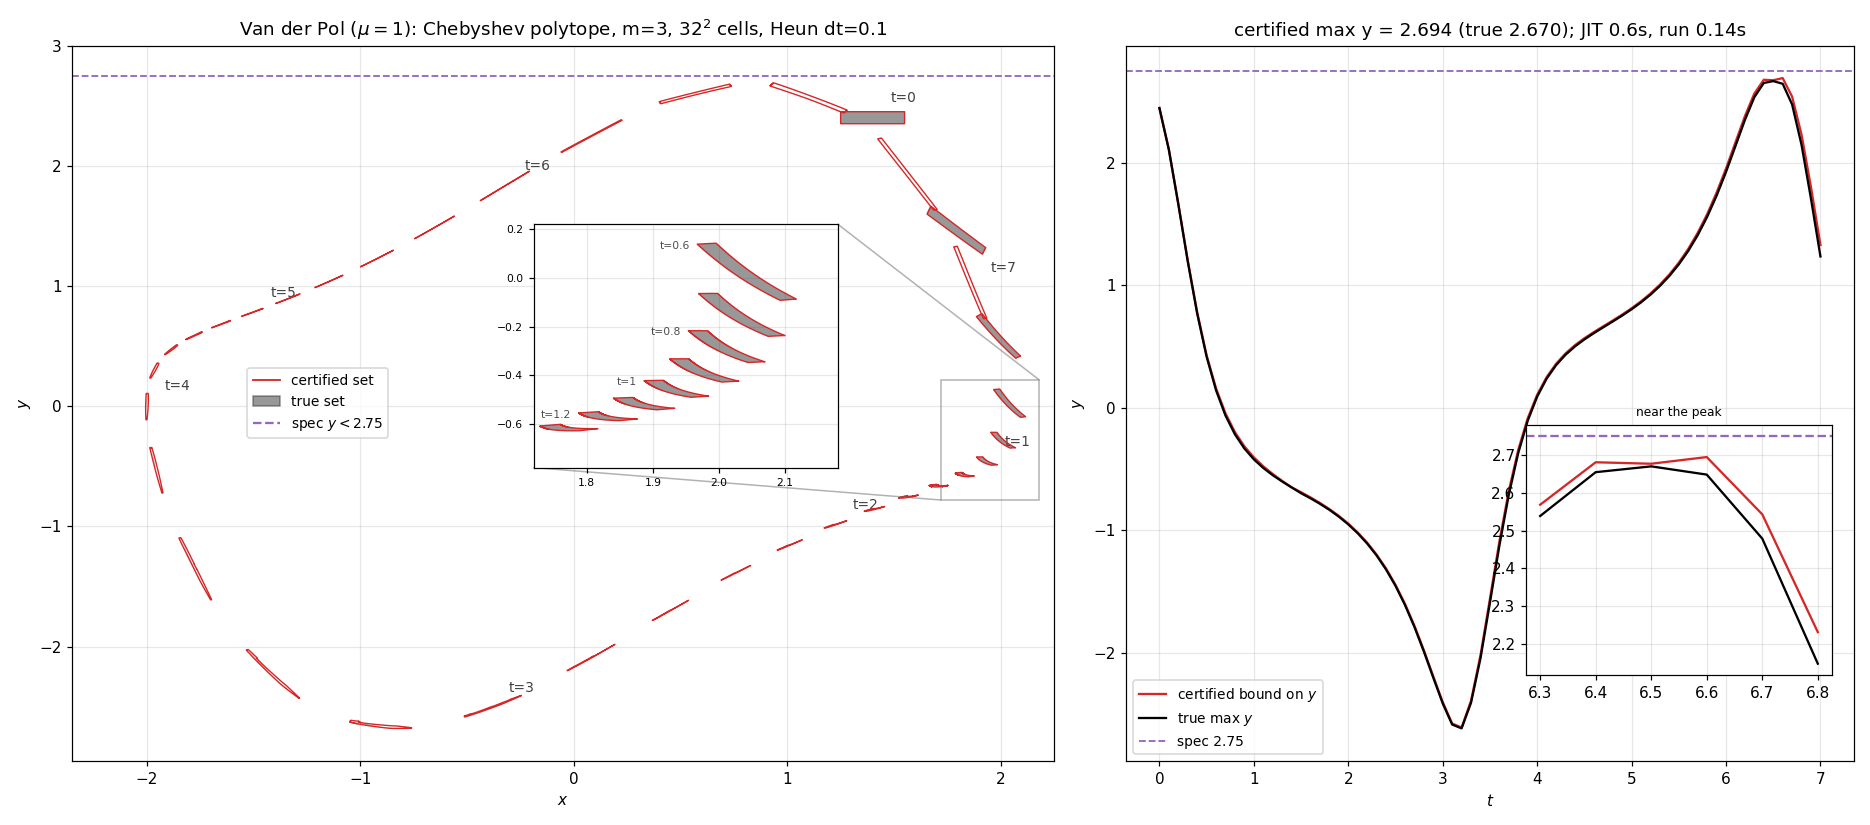

Write Python code to recreate this figure.
"""Van der Pol (ARCH-COMP, mu = 1) with a Chebyshev polytope.

Initial box x in [1.25, 1.55], y in [2.35, 2.45]; spec y < 2.75 up to t = 7.
Degree-3 Chebyshev faces, residual bounds on a 32 x 32 cell partition of the chart,
Heun discretization of the embedding with dt = 0.1. The true set is the flowed
boundary of the box under the same Heun map.

Produces vdp.{pdf,png}: the sets every 0.2 (every step in the zoom), and the
certified bound on y against the spec.
"""

import pathlib
import time
from typing import ClassVar

import jax
import jax.numpy as jnp
import matplotlib.pyplot as plt
import numpy as onp

import immrax as irx

jax.config.update("jax_enable_x64", True)
HERE = pathlib.Path(__file__).parent


class VanDerPol(irx.System):
    xlen: ClassVar[int] = 2

    def f(self, t, x):
        return jnp.array([x[1], (1 - x[0] ** 2) * x[1] - x[0]])


dt, tf, spec = 0.1, 7.0, 2.75
N = int(round(tf / dt))
sys = VanDerPol()
ix0 = irx.icentpert(jnp.array([1.4, 2.4]), jnp.array([0.15, 0.05]))
pt0 = irx.ChebyshevPolytope.from_interval(ix0, m=3)
emb = irx.ChebyshevPolytopeEmbedding(sys, bound="cells", G=32)
emb._initialize(pt0)
reach = jax.jit(
    lambda p: emb.compute_reachset(0.0, tf, p, dt=dt, solver="symplectic_heun").ys[0]
)

t0 = time.time()
jax.block_until_ready(reach(pt0))
t_first = time.time() - t0
t0 = time.time()
ys = jax.block_until_ready(reach(pt0))
t_run = time.time() - t0
pt_at = lambda k: irx.ChebyshevPolytope(
    ys.ox[k], ys.H[k], ys.alpha[k], ys.lo[k], ys.hi[k]
)

# true set: the flowed boundary of the box
f = lambda x: sys.f(0.0, x)
F = lambda x: x + dt / 2 * (f(x) + f(x + dt * f(x)))
s = jnp.linspace(0, 1, 500, endpoint=False)[:, None]
c = (
    jnp.array([[-1, -1], [-1, 1], [1, 1], [1, -1]]) * (ix0.upper - ix0.lower) / 2
    + (ix0.upper + ix0.lower) / 2
)
bnd = jnp.concatenate([(1 - s) * c[i] + s * c[(i + 1) % 4] for i in range(4)])
B = onp.asarray(
    jax.vmap(
        lambda x: jnp.vstack(
            [x, jax.lax.scan(lambda z, _: (F(z),) * 2, x, None, length=N)[1]]
        )
    )(bnd)
)

y_cert = onp.array([float(pt_at(k).iover().upper[1]) for k in range(N + 1)])
y_true = B[:, :, 1].max(0)
g = jax.jit(lambda pt, X: jax.vmap(pt.g)(X))

fig, (ax, ax2) = plt.subplots(
    1, 2, figsize=(17, 7.5), gridspec_kw=dict(width_ratios=[1.35, 1])
)
axz = ax.inset_axes([0.47, 0.41, 0.31, 0.34])
ZX, ZY = (1.72, 2.18), (-0.78, 0.22)
for k in range(N + 1):
    t = round(k * dt, 1)
    Bk = B[:, k]
    main = k % 2 == 0
    zoom = ZX[0] < Bk[:, 0].mean() < ZX[1] and ZY[0] < Bk[:, 1].mean() < ZY[1]
    axes = ([ax] if main else []) + ([axz] if zoom else [])
    if not axes:
        continue
    io = pt_at(k).iover()
    lo, hi = onp.asarray(io.lower), onp.asarray(io.upper)
    pad = 0.05 * (hi - lo)
    Xg, Yg = onp.meshgrid(
        *(onp.linspace(lo[i] - pad[i], hi[i] + pad[i], 1000) for i in range(2))
    )
    Z = onp.asarray(
        g(pt_at(k), jnp.asarray(onp.stack([Xg.ravel(), Yg.ravel()], 1)))
    ).reshape(Xg.shape)
    for a in axes:
        a.contour(Xg, Yg, Z, levels=[0.0], colors=["tab:red"], linewidths=0.9, zorder=4)
        a.fill(Bk[:, 0], Bk[:, 1], color="0.2", alpha=0.5, lw=0, zorder=3)
    if zoom and main:
        axz.annotate(
            f"t={t:g}",
            Bk[Bk[:, 0].argmin()],
            xytext=(-5, -3),
            textcoords="offset points",
            ha="right",
            fontsize=7,
            color="0.3",
        )
    if main and t == int(t):
        ax.annotate(
            f"t={t:g}",
            Bk.mean(0),
            xytext=(12, 10),
            textcoords="offset points",
            fontsize=9,
            color="0.25",
        )

ax.axhline(spec, color="tab:purple", ls="--", lw=1.2)
axz.set_xlim(*ZX)
axz.set_ylim(*ZY)
axz.tick_params(labelsize=7)
axz.grid(alpha=0.3)
ax.indicate_inset_zoom(axz, edgecolor="0.4")
ax.plot([], [], color="tab:red", lw=1.2, label="certified set")
ax.fill([], [], color="0.2", alpha=0.5, label="true set")
ax.plot([], [], color="tab:purple", ls="--", label=f"spec $y < {spec}$")
ax.set_xlim(-2.35, 2.25)
ax.set_ylim(-2.95, 3.0)
ax.set_xlabel("$x$")
ax.set_ylabel("$y$")
ax.legend(loc="center", bbox_to_anchor=(0.25, 0.5), fontsize=9)
ax.grid(alpha=0.3)
ax.set_title(
    f"Van der Pol ($\\mu=1$): Chebyshev polytope, m=3, 32$^2$ cells, Heun dt={dt}"
)

tt = onp.arange(N + 1) * dt
ax2.plot(tt, y_cert, color="tab:red", label="certified bound on $y$")
ax2.plot(tt, y_true, color="k", label="true max $y$")
ax2.axhline(spec, color="tab:purple", ls="--", lw=1.2, label=f"spec {spec}")
ax2.set_xlabel("$t$")
ax2.set_ylabel("$y$")
ax2.grid(alpha=0.3)
ax2.legend(fontsize=9)
ins = ax2.inset_axes([0.55, 0.12, 0.42, 0.35])
w = (tt > 6.2) & (tt < 6.9)
ins.plot(tt[w], y_cert[w], color="tab:red")
ins.plot(tt[w], y_true[w], color="k")
ins.axhline(spec, color="tab:purple", ls="--")
ins.grid(alpha=0.3)
ins.set_title("near the peak", fontsize=8)
ax2.set_title(
    f"certified max y = {y_cert.max():.3f} (true {y_true.max():.3f}); JIT {t_first - t_run:.1f}s, run {t_run:.2f}s"
)
fig.tight_layout()
for ext in ("pdf", "png"):
    fig.savefig(HERE / f"vdp.{ext}", dpi=110)
print(
    f"certified max y {y_cert.max():.4f} (spec {spec}, true {y_true.max():.4f}); JIT {t_first - t_run:.1f}s, run {t_run:.2f}s"
)
